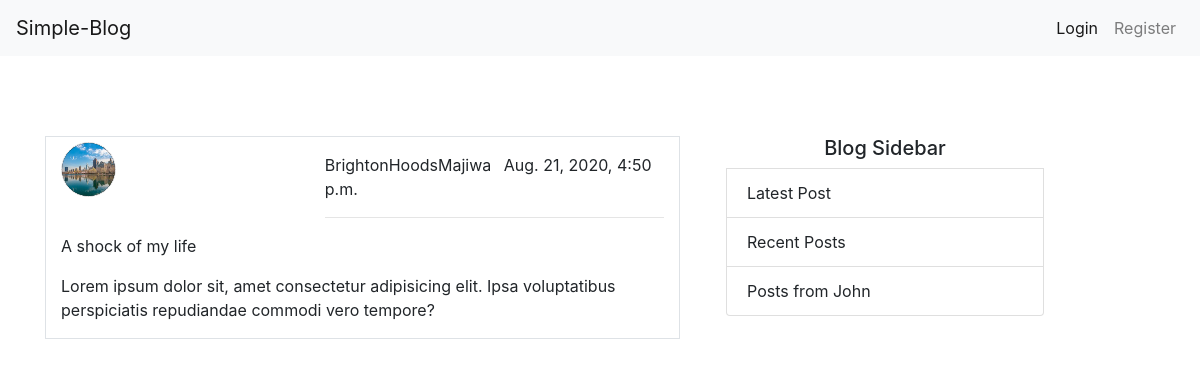
Screenshot of /post/2/detail/ with the database file from the repository.
### blog/models.py (models this page shows, shortened)
class Post(models.Model):
    title = models.CharField(max_length=100)
    content = models.TextField()
    date_posted = models.DateTimeField(default=timezone.now)
    author = models.ForeignKey(User, on_delete=models.CASCADE)

### users/models.py (models this page shows, shortened)
class Profile(models.Model):
    bio = models.TextField(null=True)
    user = models.OneToOneField(User,on_delete=models.CASCADE)
    hobby = models.CharField( max_length=150,null=True)
    image = models.ImageField(upload_to='profile_pics',default='default.jpg')

### blog/views.py (the view)
# urls.py: path('post/<int:id>/detail/',post_detail_view,name = "post-detail"),
def post_detail_view(request, id):
    obj = get_object_or_404(Post, id= id)
    context ={
        "post":obj
    }
    return render(request,"blog/post_detail_page.html", context)

### blog/templates/blog/post_detail_page.html (shortened to what this page needs)
{% extends "blog/base.html"%}
{% block content%}
    <div class="container">
        <div class="row mt-4 border">
            <div class="col-md-5">
            <img src="{{post.author.profile.image.url}}" style="width: 55px; height: 55px; border-radius: 50%; background-color: #000; border: 1px solid #eee; margin-top: 5px;"></img>
            </div>
            <div class="col-md-7">
                <div class="mt-3">
                    <p class="d-inline mr-2">{{post.author}}</p>
                    <p class="d-inline">{{post.date_posted}}</p>
                </div>
                <hr>
            </div>
            <div class="col-md-12">
                <p>{{post.title}}</p>
                <p>{{post.content}}</p>
            </div>
        </div>
    </div>
{% endblock content%}

### rows the page displays
Post: author.profile.image (picture), author "BrightonHoodsMajiwa", date_posted "Aug. 21, 2020, 4:50 p.m.", title "A shock of my life", content "Lorem ipsum dolor sit, amet consectetur adipisicing elit. Ipsa voluptatibus perspiciatis repudiandae commodi vero tempore?"
